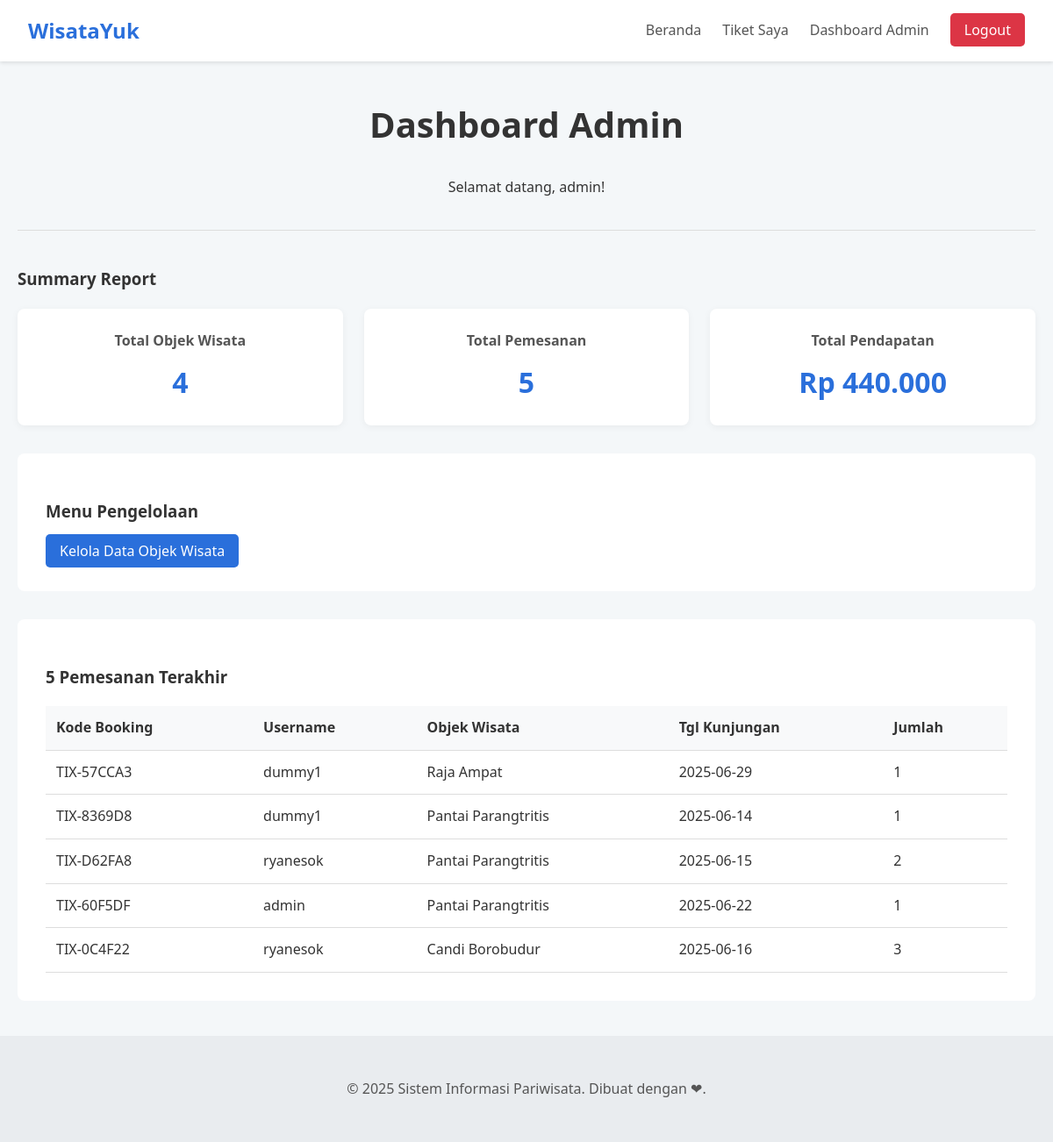
Screenshot of /index.php?page=admin_dashboard (signed in) with the database file from the repository.
### tables this page shows
CREATE TABLE `pemesanan` (
  `id` int(11) NOT NULL,
  `user_id` int(11) NOT NULL,
  `wisata_id` int(11) NOT NULL,
  `kode_booking` varchar(20) NOT NULL,
  `tanggal_kunjungan` date NOT NULL,
  `jumlah_tiket` int(11) NOT NULL,
  `total_harga` decimal(12,2) NOT NULL,
  `status_pembayaran` enum('paid','pending') NOT NULL DEFAULT 'paid',
  `tanggal_pemesanan` timestamp NOT NULL DEFAULT current_timestamp()
);

CREATE TABLE `users` (
  `id` int(11) NOT NULL,
  `username` varchar(50) NOT NULL,
  `password` varchar(255) NOT NULL,
  `nama_lengkap` varchar(100) NOT NULL,
  `role` enum('user','admin','dinas') NOT NULL,
  `created_at` timestamp NOT NULL DEFAULT current_timestamp()
);

CREATE TABLE `objek_wisata` (
  `id` int(11) NOT NULL,
  `nama_wisata` varchar(100) NOT NULL,
  `deskripsi` text NOT NULL,
  `lokasi` varchar(150) NOT NULL,
  `harga_tiket` decimal(10,2) NOT NULL,
  `gambar_url` varchar(255) DEFAULT 'https://placehold.co/600x400/e2e8f0/e2e8f0?text=Gambar',
  `kuota_harian` int(11) DEFAULT NULL COMMENT 'Kuota tiket per hari, NULL berarti tidak terbatas',
  `jadwal_operasional` text DEFAULT NULL COMMENT 'Menyimpan jadwal dalam format JSON'
);

### pages/admin-dashboard.php (the view, shortened to what this page needs)
<?php
$total_wisata = $conn->query("SELECT COUNT(*) as total FROM objek_wisata")->fetch_assoc()['total'];
$total_pemesanan = $conn->query("SELECT COUNT(*) as total FROM pemesanan")->fetch_assoc()['total'];
$total_pendapatan_result = $conn->query("SELECT SUM(total_harga) as total FROM pemesanan WHERE status_pembayaran = 'paid'");
$total_pendapatan = $total_pendapatan_result->num_rows > 0 ? $total_pendapatan_result->fetch_assoc()['total'] : 0;
$sql_pemesanan = "SELECT p.kode_booking, u.username, w.nama_wisata, p.tanggal_kunjungan, p.jumlah_tiket
                  FROM pemesanan p
                  JOIN users u ON p.user_id = u.id
                  JOIN objek_wisata w ON p.wisata_id = w.id
                  ORDER BY p.tanggal_pemesanan DESC LIMIT 5";
$pemesanan_terakhir = $conn->query($sql_pemesanan);
?>
<div class="page-header">
    <h1>Dashboard Admin</h1>
    <p>Selamat datang, <?= htmlspecialchars($_SESSION['username']) ?>!</p>
</div>
<h3>Summary Report</h3>
<div class="summary-grid">
    <div class="summary-card">
        <h4>Total Objek Wisata</h4>
        <p><?= $total_wisata ?></p>
    </div>
    <div class="summary-card">
        <h4>Total Pemesanan</h4>
        <p><?= $total_pemesanan ?></p>
    </div>
    <div class="summary-card">
        <h4>Total Pendapatan</h4>
        <p>Rp <?= number_format($total_pendapatan, 0, ',', '.') ?></p>
    </div>
</div>
<div class="management-section">
    <h3>Menu Pengelolaan</h3>
    <a href="index.php?page=admin_kelola_wisata" class="btn">Kelola Data Objek Wisata</a>
</div>
<div class="management-section">
    <h3>5 Pemesanan Terakhir</h3>
    <table class="data-table">
        <thead>
            <tr>
                <th>Kode Booking</th>
                <th>Username</th>
                <th>Objek Wisata</th>
                <th>Tgl Kunjungan</th>
                <th>Jumlah</th>
            </tr>
        </thead>
        <tbody>
            <?php if ($pemesanan_terakhir->num_rows > 0): ?>
                <?php while($row = $pemesanan_terakhir->fetch_assoc()): ?>
                <tr>
                    <td><?= htmlspecialchars($row['kode_booking']) ?></td>
                    <td><?= htmlspecialchars($row['username']) ?></td>
                    <td><?= htmlspecialchars($row['nama_wisata']) ?></td>
                    <td><?= htmlspecialchars($row['tanggal_kunjungan']) ?></td>
                    <td><?= htmlspecialchars($row['jumlah_tiket']) ?></td>
                </tr>
                <?php endwhile; ?>
            <?php else: ?>
                <tr><td colspan="5">Belum ada data pemesanan.</td></tr>
            <?php endif; ?>
        </tbody>
    </table>
</div>

### style.css (style rules this page uses)
body { font-family: 'Segoe UI', Tahoma, Geneva, Verdana, sans-serif; margin: 0; background-color: #f4f7f9; color: #333; line-height: 1.6; }
.btn, .btn-register, .btn-logout { padding: 0.5rem 1rem; border-radius: 5px; text-decoration: none; color: #fff; font-weight: 500; transition: background-color 0.3s; }
.btn { background-color: #2a6fdb; }
.page-header { text-align: center; margin: 40px 0; padding-bottom: 20px; border-bottom: 1px solid #ddd; }
.page-header h1 { font-size: 2.5rem; color: #333; }
.summary-grid { display: grid; grid-template-columns: repeat(auto-fit, minmax(250px, 1fr)); gap: 1.5rem; margin-bottom: 2rem; }
.summary-card { background: #fff; padding: 1.5rem; border-radius: 8px; box-shadow: 0 2px 8px rgba(0,0,0,0.05); text-align: center; }
.summary-card h4 { margin: 0 0 0.5rem; color: #555; }
.summary-card p { font-size: 2rem; font-weight: bold; color: #2a6fdb; margin: 0; }
.management-section { background: #fff; padding: 2rem; border-radius: 8px; margin-top: 2rem; }
.data-table { width: 100%; border-collapse: collapse; margin-top: 1rem; }
.data-table th, .data-table td { padding: 0.75rem; text-align: left; border-bottom: 1px solid #ddd; }
.data-table th { background-color: #f8f9fa; }

### rows the page displays
pemesanan: kode_booking "TIX-57CCA3", user.username "dummy1", wisata.nama_wisata "Raja Ampat", tanggal_kunjungan "2025-06-29", jumlah_tiket "1"
pemesanan: kode_booking "TIX-8369D8", user.username "dummy1", wisata.nama_wisata "Pantai Parangtritis", tanggal_kunjungan "2025-06-14", jumlah_tiket "1"
pemesanan: kode_booking "TIX-D62FA8", user.username "ryanesok", wisata.nama_wisata "Pantai Parangtritis", tanggal_kunjungan "2025-06-15", jumlah_tiket "2"
pemesanan: kode_booking "TIX-60F5DF", user.username "admin", wisata.nama_wisata "Pantai Parangtritis", tanggal_kunjungan "2025-06-22", jumlah_tiket "1"
pemesanan: kode_booking "TIX-0C4F22", user.username "ryanesok", wisata.nama_wisata "Candi Borobudur", tanggal_kunjungan "2025-06-16", jumlah_tiket "3"

### other values shown
$_SESSION['username'] "admin"
$total_wisata "4"
$total_pemesanan "5"
$total_pendapatan "440.000"
